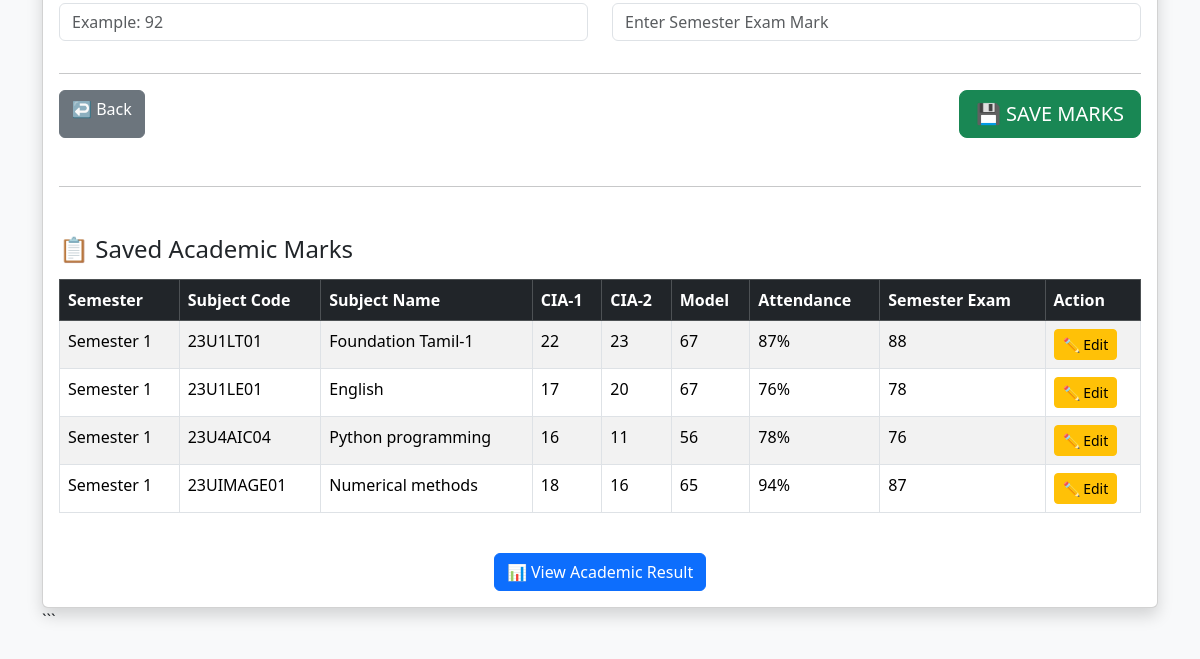
Before: /academic_marks/24UAM010 (lower part) with the older database file.
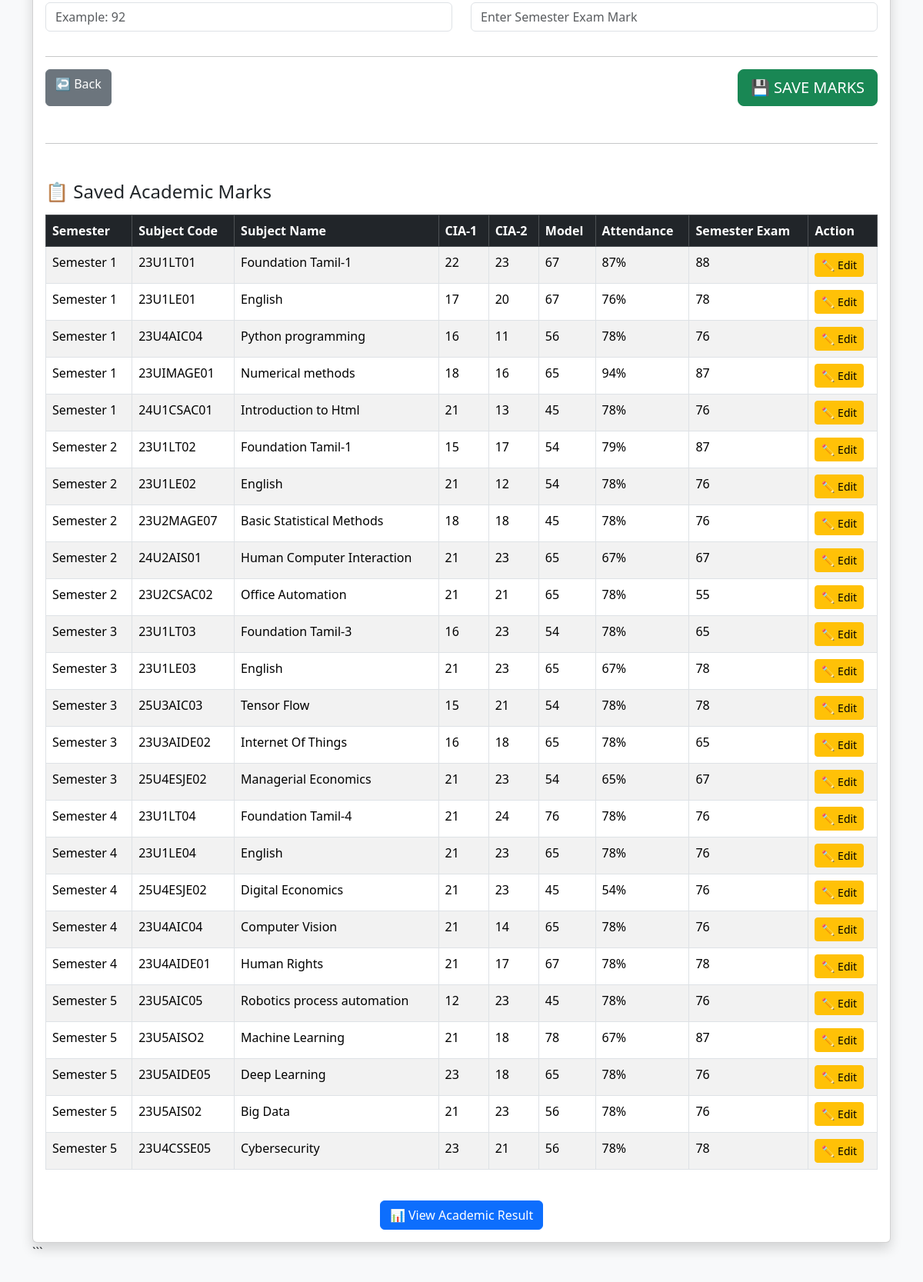
After: the same page with the newer database file.
### tables this page shows
CREATE TABLE academic_marks (
            id INTEGER PRIMARY KEY AUTOINCREMENT,
            register_no TEXT NOT NULL,
            semester INTEGER NOT NULL,
            subject_code TEXT NOT NULL,
            subject_name TEXT NOT NULL,
            cia1 TEXT,
            cia2 TEXT,
            model_mark TEXT,
            attendance TEXT,
            semester_exam TEXT,
            UNIQUE(register_no, semester, subject_code)
        );

### app.py (the view)
@app.route("/academic_marks/<register_no>")
def academic_marks(register_no):
    conn = get_db_connection()
    student = conn.execute("""
        SELECT *
        FROM students
        WHERE UPPER(TRIM(register_no))
              = UPPER(TRIM(?))
    """, (register_no,)).fetchone()
    marks = conn.execute("""
        SELECT *
        FROM academic_marks
        WHERE UPPER(TRIM(register_no))
              = UPPER(TRIM(?))
        ORDER BY semester ASC, id ASC
    """, (register_no,)).fetchall()
    conn.close()
    if not student:
        return render_template(
            "success.html",
            message="Student not found!"
        )
    return render_template(
        "academic_marks.html",
        student=student,
        marks=marks
    )

### app.py (called while the page is built)
def get_db_connection():
    conn = sqlite3.connect(DATABASE)
    conn.row_factory = sqlite3.Row
    return conn

### templates/academic_marks.html (shortened to what this page needs)
<!DOCTYPE html>
<html lang="en">
<head>
<link href="https://cdn.jsdelivr.net/npm/bootstrap@5.3.3/dist/css/bootstrap.min.css"
      rel="stylesheet">
</head>
<body class="bg-light">
<div class="container mt-5 mb-5">
<div class="card shadow">
    <div class="card-body">
        <form action="{{ url_for('save_academic_marks') }}"
              method="POST">
            <div class="row">
                <div class="col-md-6 mb-3">
                    <input type="number"
                           name="attendance"
                           class="form-control"
                           min="0"
                           max="100"
                           step="0.01"
                           placeholder="Example: 92">
                </div>
                <div class="col-md-6 mb-3">
                    <input type="number"
                           name="semester_exam"
                           class="form-control"
                           min="0"
                           max="100"
                           placeholder="Enter Semester Exam Mark">
                </div>
            </div>
            <hr>
            <div class="d-flex justify-content-between">
                <a href="{{ url_for('students') }}"
                   class="btn btn-secondary">
                    ↩️ Back
                </a>
                <button type="submit"
                        class="btn btn-success btn-lg">
                    💾 SAVE MARKS
                </button>
            </div>
        </form>
        <hr class="my-5">
        <h4 class="mb-3">
            📋 Saved Academic Marks
        </h4>
        {% if marks %}
        <div class="table-responsive">
            <table class="table table-bordered table-striped table-hover">
                <thead class="table-dark">
                    <tr>
                        <th>Semester</th>
                        <th>Subject Code</th>
                        <th>Subject Name</th>
                        <th>CIA-1</th>
                        <th>CIA-2</th>
                        <th>Model</th>
                        <th>Attendance</th>
                        <th>Semester Exam</th>
                        <th>Action</th>
                    </tr>
                </thead>
                <tbody>
                {% for mark in marks %}
                    <tr>
                        <td>
                            Semester {{ mark['semester'] }}
                        </td>
                        <td>
                            {{ mark['subject_code'] }}
                        </td>
                        <td>
                            {{ mark['subject_name'] }}
                        </td>
                        <td>
                            {{ mark['cia1'] }}
                        </td>
                        <td>
                            {{ mark['cia2'] }}
                        </td>
                        <td>
                            {{ mark['model_mark'] }}
                        </td>
                        <td>
                            {{ mark['attendance'] }}%
                        </td>
                        <td>
                            {{ mark['semester_exam'] }}
                        </td>
                        <td>
                            <a href="/edit_academic_marks/{{ mark['id'] }}"
                               class="btn btn-warning btn-sm">
                                ✏️ Edit
                            </a>
                        </td>
                    </tr>
                {% endfor %}
                </tbody>
            </table>
        </div>
        {% else %}
        <div class="alert alert-warning">
            No academic marks have been saved for this student yet.
        </div>
        {% endif %}
        <div class="text-center mt-4">
            <a href="/view_marks/{{ student['register_no'] }}"
               class="btn btn-primary">
                📊 View Academic Result
            </a>
        </div>
    </div>
</div>
```
</div>
</body>
</html>

Changed rows visible on the page:
added academic_marks: semester "1", subject_code "24U1CSAC01", subject_name "Introduction to Html", cia1 "21", cia2 "13", model_mark "45", attendance "78", semester_exam "76"
added academic_marks: semester "2", subject_code "23U1LT02", subject_name "Foundation Tamil-1", cia1 "15", cia2 "17", model_mark "54", attendance "79", semester_exam "87"
added academic_marks: semester "2", subject_code "23U1LE02", subject_name "English", cia1 "21", cia2 "12", model_mark "54", attendance "78", semester_exam "76"
added academic_marks: semester "2", subject_code "23U2MAGE07", subject_name "Basic Statistical Methods", cia1 "18", cia2 "18", model_mark "45", attendance "78", semester_exam "76"
added academic_marks: semester "2", subject_code "24U2AIS01", subject_name "Human Computer Interaction", cia1 "21", cia2 "23", model_mark "65", attendance "67", semester_exam "67"
added academic_marks: semester "2", subject_code "23U2CSAC02", subject_name "Office Automation", cia1 "21", cia2 "21", model_mark "65", attendance "78", semester_exam "55"
added academic_marks: semester "3", subject_code "23U1LT03", subject_name "Foundation Tamil-3", cia1 "16", cia2 "23", model_mark "54", attendance "78", semester_exam "65"
added academic_marks: semester "3", subject_code "23U1LE03", subject_name "English", cia1 "21", cia2 "23", model_mark "65", attendance "67", semester_exam "78"
added academic_marks: semester "3", subject_code "25U3AIC03", subject_name "Tensor Flow", cia1 "15", cia2 "21", model_mark "54", attendance "78", semester_exam "78"
added academic_marks: semester "3", subject_code "23U3AIDE02", subject_name "Internet Of Things", cia1 "16", cia2 "18", model_mark "65", attendance "78", semester_exam "65"
added academic_marks: semester "3", subject_code "25U4ESJE02", subject_name "Managerial Economics", cia1 "21", cia2 "23", model_mark "54", attendance "65", semester_exam "67"
added academic_marks: semester "4", subject_code "23U1LT04", subject_name "Foundation Tamil-4", cia1 "21", cia2 "24", model_mark "76", attendance "78", semester_exam "76"
added academic_marks: semester "4", subject_code "23U1LE04", subject_name "English", cia1 "21", cia2 "23", model_mark "65", attendance "78", semester_exam "76"
added academic_marks: semester "4", subject_code "25U4ESJE02", subject_name "Digital Economics", cia1 "21", cia2 "23", model_mark "45", attendance "54", semester_exam "76"
added academic_marks: semester "4", subject_code "23U4AIC04", subject_name "Computer Vision", cia1 "21", cia2 "14", model_mark "65", attendance "78", semester_exam "76"
added academic_marks: semester "4", subject_code "23U4AIDE01", subject_name "Human Rights", cia1 "21", cia2 "17", model_mark "67", attendance "78", semester_exam "78"
added academic_marks: semester "5", subject_code "23U5AIC05", subject_name "Robotics process automation", cia1 "12", cia2 "23", model_mark "45", attendance "78", semester_exam "76"
added academic_marks: semester "5", subject_code "23U5AISO2", subject_name "Machine Learning", cia1 "21", cia2 "18", model_mark "78", attendance "67", semester_exam "87"
added academic_marks: semester "5", subject_code "23U5AIDE05", subject_name "Deep Learning", cia1 "23", cia2 "18", model_mark "65", attendance "78", semester_exam "76"
added academic_marks: semester "5", subject_code "23U5AIS02", subject_name "Big Data", cia1 "21", cia2 "23", model_mark "56", attendance "78", semester_exam "76"
added academic_marks: semester "5", subject_code "23U4CSSE05", subject_name "Cybersecurity", cia1 "23", cia2 "21", model_mark "56", attendance "78", semester_exam "78"
